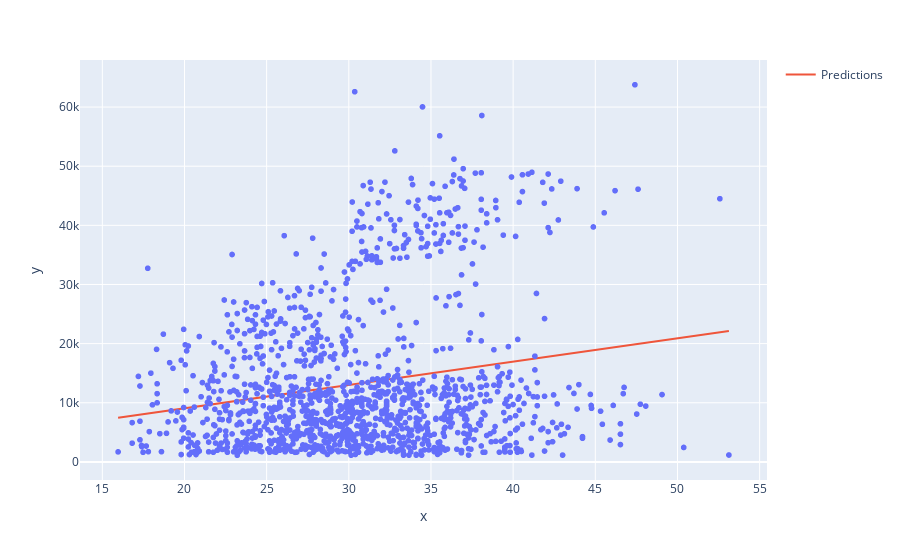

Source (notebook cell):
### Code cell
ploting.add_scatter(x = list_of_bmi.ravel(), y = predicting_cost.ravel(), name = "Predictions")
ploting.show()

### Figure 1 — Plotly figure (JSON) as saved in the notebook; plotly's stock layout.template omitted (floating-point values rounded to 4 significant figures; data arrays with more than 128 entries replaced by an {"elided": "..."} marker saying what was removed)
{"data": [{"hovertemplate": "x=%{x}<br>y=%{y}<extra></extra>", "legendgroup": "", "marker": {"color": "#636efa", "symbol": "circle"}, "mode": "markers", "name": "", "showlegend": false, "type": "scattergl", "x": {"elided": "1338 float values"}, "xaxis": "x", "y": {"elided": "1338 float values"}, "yaxis": "y"}, {"name": "Predictions", "type": "scatter", "x": {"elided": "1338 float values"}, "y": {"elided": "1338 float values"}}], "layout": {"legend": {"tracegroupgap": 0}, "margin": {"t": 60}, "xaxis": {"anchor": "y", "domain": [0, 1], "title": {"text": "x"}}, "yaxis": {"anchor": "x", "domain": [0, 1], "title": {"text": "y"}}}}
